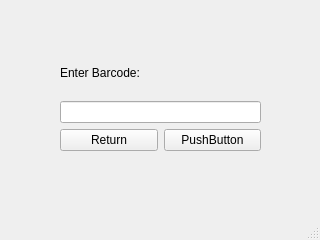
<?xml version="1.0" encoding="UTF-8"?>
<ui version="4.0">
 <class>return_dvd</class>
 <widget class="QMainWindow" name="return_dvd">
  <property name="geometry">
   <rect>
    <x>0</x>
    <y>0</y>
    <width>320</width>
    <height>240</height>
   </rect>
  </property>
  <property name="windowTitle">
   <string>MainWindow</string>
  </property>
  <widget class="QWidget" name="centralwidget">
   <widget class="QWidget" name="verticalLayoutWidget">
    <property name="geometry">
     <rect>
      <x>60</x>
      <y>50</y>
      <width>201</width>
      <height>101</height>
     </rect>
    </property>
    <layout class="QVBoxLayout" name="verticalLayout">
     <item>
      <widget class="QLabel" name="label">
       <property name="text">
        <string>Enter Barcode:</string>
       </property>
      </widget>
     </item>
     <item>
      <widget class="QLineEdit" name="lineEdit"/>
     </item>
     <item>
      <layout class="QHBoxLayout" name="horizontalLayout">
       <item>
        <widget class="QPushButton" name="pushButton">
         <property name="text">
          <string>Return</string>
         </property>
        </widget>
       </item>
       <item>
        <widget class="QPushButton" name="pushButton_2">
         <property name="text">
          <string>PushButton</string>
         </property>
        </widget>
       </item>
      </layout>
     </item>
    </layout>
   </widget>
  </widget>
  <widget class="QMenuBar" name="menubar">
   <property name="geometry">
    <rect>
     <x>0</x>
     <y>0</y>
     <width>320</width>
     <height>21</height>
    </rect>
   </property>
  </widget>
  <widget class="QStatusBar" name="statusbar"/>
 </widget>
 <resources/>
 <connections/>
</ui>
